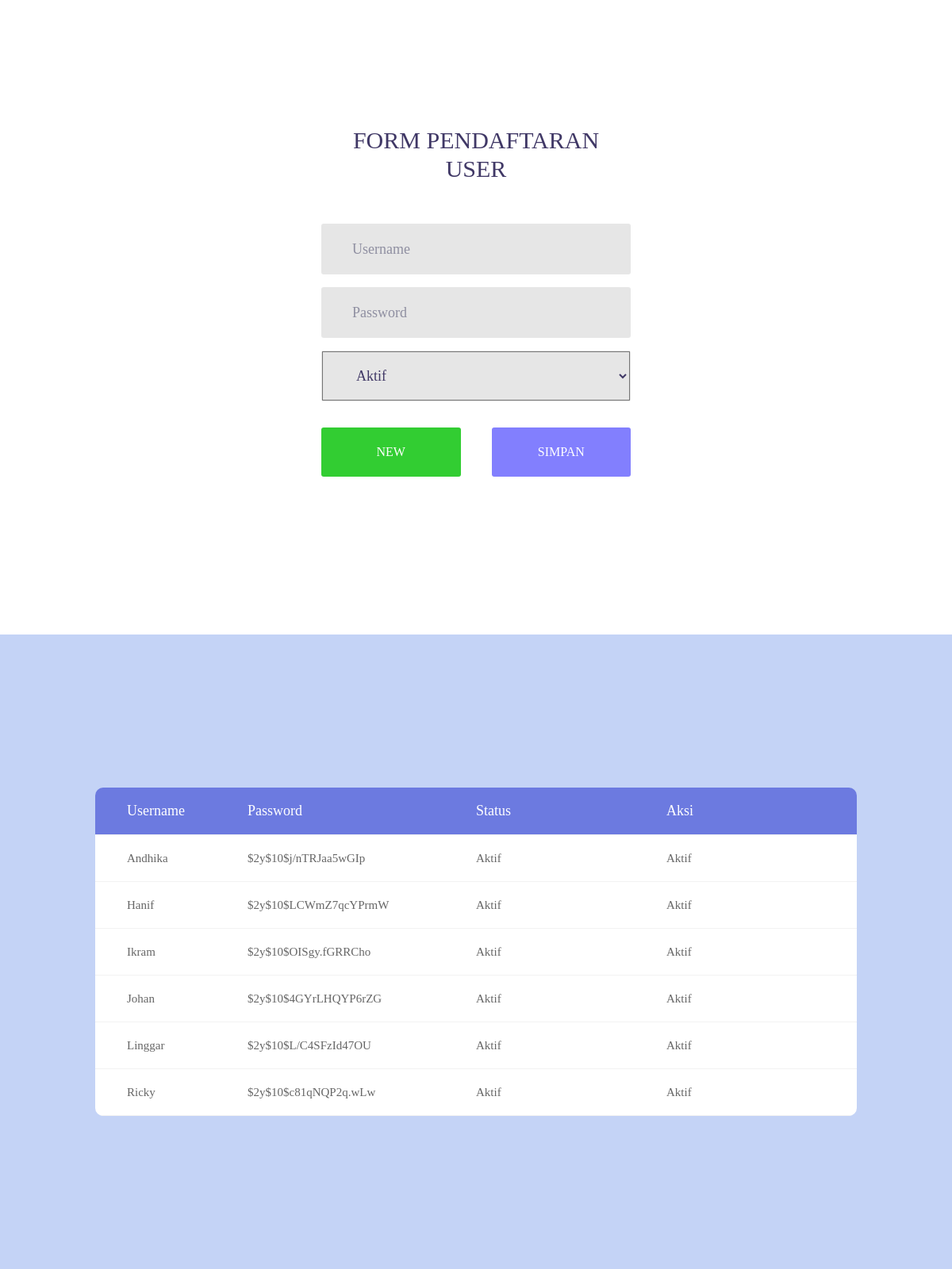
The page / on the database its author committed.
### tables this page shows
CREATE TABLE `user` (
  `username` varchar(50) NOT NULL,
  `password` varchar(20) NOT NULL,
  `status` varchar(11) NOT NULL
);

### htdocs/index.php (the view, shortened to what this page needs)
<!DOCTYPE html>
<html lang="en">
<head>
	<link rel="stylesheet" type="text/css" href="vendor/bootstrap/css/bootstrap.min.css">
	<link rel="stylesheet" type="text/css" href="fonts/font-awesome-4.7.0/css/font-awesome.min.css">
	<link rel="stylesheet" type="text/css" href="fonts/Linearicons-Free-v1.0.0/icon-font.min.css">
	<link rel="stylesheet" type="text/css" href="vendor/animate/animate.css">
	<link rel="stylesheet" type="text/css" href="vendor/css-hamburgers/hamburgers.min.css">
	<link rel="stylesheet" type="text/css" href="vendor/animsition/css/animsition.min.css">
	<link rel="stylesheet" type="text/css" href="vendor/select2/select2.min.css">
	<link rel="stylesheet" type="text/css" href="vendor/daterangepicker/daterangepicker.css">
	<link rel="stylesheet" type="text/css" href="css/util.css">
	<link rel="stylesheet" type="text/css" href="css/main.css">
</head>
<body>
	<div class="limiter">
		<div class="container-login100">
			<div class="wrap-login100 p-t-50 p-b-90">
				<form class="login100-form validate-form flex-sb flex-w" id= "form-pendaftaran" name="pendaftaran">
					<span class="login100-form-title p-b-51">
						FORM PENDAFTARAN USER
					</span>
					<div class="wrap-input100 validate-input m-b-16" data-validate = "Username is required">
						<input class="input100" type="text" id="username" name="username" placeholder="Username" required>
					</div>
					<div class="wrap-input100 validate-input m-b-16" data-validate = "Password is required">
						<input class="input100" type="password" id="password" name="password" placeholder="Password" required>
					</div>
					<div class="wrap-input100 validate-input m-b-16" data-validate = "Password is required">
						<select class="input100" id="status" name="status" required>
								<option value="Aktif">Aktif</option>
						</select>
					</div>
					<div class="container-login100-form-btn-new m-t-17">
						<button class="login100-form-btn-new" type="button" id="reset">
							New
						</button>
					</div>
					<div class="container-login100-form-btn m-t-17">
						<button class="login100-form-btn" type="button" id="add-user">
							Simpan
						</button>
					</div>
				</form>
			</div>
		</div>
	</div>
	<?php
        require_once('db_connect.php');
		$query = " SELECT * FROM user";
		$result = $db->query( $query );
	?>
	<div class="limiter" id="table-user">
		<div class="container-table100">
			<div class="wrap-table100">
					<div class="table">
						<div class="row header">
							<div class="cell" style="width:20%">
								Username
							</div>
							<div class="cell" style="width:30%">
								Password
							</div>
							<div class="cell" style="width:25%">
								Status
							</div>
							<div class="cell" style="width:25%">
								Aksi
							</div>
						</div>
						<tbody>
							<?php
								while ($row = $result->fetch_object()){
								echo '<div class="row">';
									echo '<div class="cell" data-title="Username">';
										echo '<td>'.$row->username.'</td> ';
									echo '</div>';
									echo '<div class="cell" data-title="Password">';
										echo '<td>'.$row->password.'</td> ';
									echo '</div>';
									echo '<div class="cell" data-title="Status">';
										echo '<td>'.$row->status.'</td> ';
									echo '</div>';
									echo '<div class="cell" data-title="Aksi">';
										echo '<td>'.$row->status.'</td> ';
									echo '</div>';
								echo '</div>';
								}
							?>
						</tbody>
					</div>
			</div>
		</div>
	</div>
</body>
</html>

### htdocs/css/main.css (style rules this page uses)
* { margin: 0px; padding: 0px; box-sizing: border-box; }
body, html { height: 100%; font-family: Ubuntu-Regular, sans-serif; }
input { outline: none; border: none; }
button { outline: none !important; border: none; background: transparent; }
.limiter { width: 100%; margin: 0 auto; }
.container-login100 { width: 100%; min-height: 100vh; display: -webkit-box; display: -webkit-flex; display: -moz-box; display: -ms-flexbox; display: flex; flex-wrap: wrap; justify-content: center; align-items: center; padding: 15px; background-position: center; background-size: cover; background-repeat: no-repeat;; }
.wrap-login100 { width: 390px; background: #fff; border-radius: 10px; position: relative; }
.login100-form { width: 100%; }
.login100-form-title { font-family: Ubuntu-Bold; font-size: 30px; color: #403866; line-height: 1.2; text-transform: uppercase; text-align: center; width: 100%; display: block; }
.wrap-input100 { width: 100%; position: relative; background-color: #e6e6e6; border: 1px solid transparent; border-radius: 3px; }
.input100 { font-family: Ubuntu-Bold; color: #403866; line-height: 1.2; font-size: 18px; display: block; width: 100%; background: transparent; height: 62px; padding: 0 20px 0 38px; }
.container-login100-form-btn { width: 45%; display: -webkit-box; display: -webkit-flex; display: -moz-box; display: -ms-flexbox; display: flex; flex-wrap: wrap; }
.login100-form-btn { font-family: Ubuntu-Bold; font-size: 16px; color: #fff; line-height: 1.2; text-transform: uppercase; display: -webkit-box; display: -webkit-flex; display: -moz-box; display: -ms-flexbox; display: flex; justify-content: center; align-items: center; padding: 0 20px; width: 100%; height: 62px; background-color: #827ffe; border-radius: 3px; -webkit-transition: all 0.4s; -o-transition: all 0.4s; -moz-transition: all 0.4s; transition: all 0.4s; }
.container-login100-form-btn-new { width: 45%; display: -webkit-box; display: -webkit-flex; display: -moz-box; display: -ms-flexbox; display: flex; flex-wrap: wrap; }
.login100-form-btn-new { font-family: Ubuntu-Bold; font-size: 16px; color: #fff; line-height: 1.2; text-transform: uppercase; display: -webkit-box; display: -webkit-flex; display: -moz-box; display: -ms-flexbox; display: flex; justify-content: center; align-items: center; padding: 0 20px; width: 100%; height: 62px; background-color: #32CD32; border-radius: 3px; -webkit-transition: all 0.4s; -o-transition: all 0.4s; -moz-transition: all 0.4s; transition: all 0.4s; }
.validate-input { position: relative; }
.container-table100 { width: 100%; min-height: 100vh; background: #c4d3f6; display: -webkit-box; display: -webkit-flex; display: -moz-box; display: -ms-flexbox; display: flex; align-items: center; justify-content: center; flex-wrap: wrap; padding: 33px 30px; }
.wrap-table100 { width: 960px; border-radius: 10px; overflow: hidden; }
.table { width: 100%; display: table; margin: 0; }
.row { display: table-row; background: #fff; }
.row.header { color: #ffffff; background: #6c7ae0; }
.cell { display: table-cell; }
.row .cell { font-family: Poppins-Regular; font-size: 15px; color: #666666; line-height: 1.2; font-weight: unset !important; padding-top: 20px; padding-bottom: 20px; border-bottom: 1px solid #f2f2f2; }
.row.header .cell { font-family: Poppins-Regular; font-size: 18px; color: #fff; line-height: 1.2; font-weight: unset !important; padding-top: 19px; padding-bottom: 19px; }
.row .cell:nth-child(1) { width: 360px; padding-left: 40px; }
.row .cell:nth-child(2) { width: 160px; }
.row .cell:nth-child(3) { width: 250px; }
.row .cell:nth-child(4) { width: 190px; }
.table, .row { width: 100% !important; }

### rows shown on the page
user: username "Andhika", password "$2y$10$j/nTRJaa5wGIp", status "Aktif"
user: username "Hanif", password "$2y$10$LCWmZ7qcYPrmW", status "Aktif"
user: username "Ikram", password "$2y$10$OISgy.fGRRCho", status "Aktif"
user: username "Johan", password "$2y$10$4GYrLHQYP6rZG", status "Aktif"
user: username "Linggar", password "$2y$10$L/C4SFzId47OU", status "Aktif"
user: username "Ricky", password "$2y$10$c81qNQP2q.wLw", status "Aktif"
